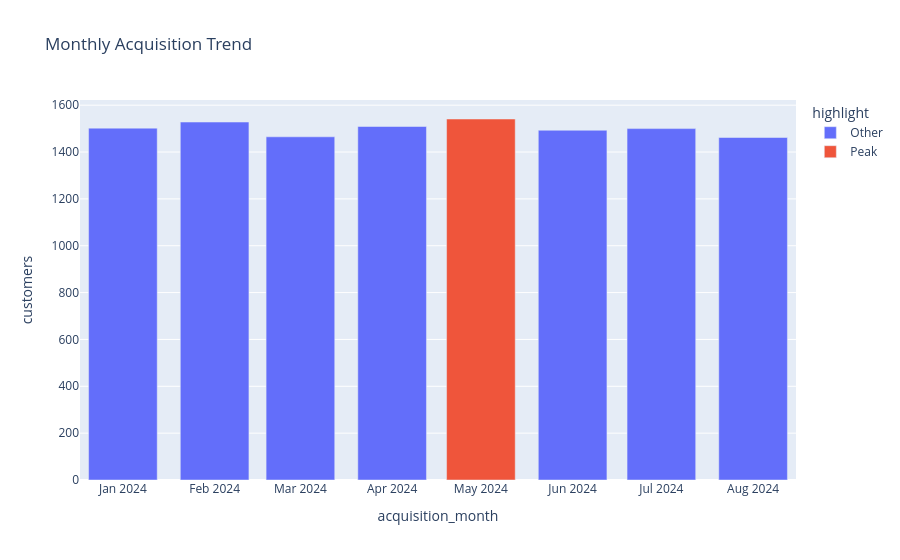

Source (notebook cell):
### Code cell
#highlight column
acquisition_trend["highlight"] = np.where(
    acquisition_trend["acquisition_month"] == top_month,
    "Peak",
    "Other"
)

fig = px.bar(
    acquisition_trend,
    x="acquisition_month",
    y="customers",
    color='highlight',
    title="Monthly Acquisition Trend"
)

fig.show()

### Figure 1 — Plotly figure (JSON) as saved in the notebook; plotly's stock layout.template omitted (floating-point values rounded to 4 significant figures)
{"data": [{"hovertemplate": "highlight=Other<br>acquisition_month=%{x}<br>customers=%{y}<extra></extra>", "legendgroup": "Other", "marker": {"color": "#636efa", "pattern": {"shape": ""}}, "name": "Other", "orientation": "v", "showlegend": true, "textposition": "auto", "type": "bar", "x": ["2024-01", "2024-02", "2024-03", "2024-04", "2024-06", "2024-07", "2024-08"], "xaxis": "x", "y": [1502, 1528, 1465, 1509, 1493, 1500, 1462], "yaxis": "y"}, {"hovertemplate": "highlight=Peak<br>acquisition_month=%{x}<br>customers=%{y}<extra></extra>", "legendgroup": "Peak", "marker": {"color": "#EF553B", "pattern": {"shape": ""}}, "name": "Peak", "orientation": "v", "showlegend": true, "textposition": "auto", "type": "bar", "x": ["2024-05"], "xaxis": "x", "y": [1541], "yaxis": "y"}], "layout": {"barmode": "relative", "legend": {"title": {"text": "highlight"}, "tracegroupgap": 0}, "title": {"text": "Monthly Acquisition Trend"}, "xaxis": {"anchor": "y", "domain": [0, 1], "title": {"text": "acquisition_month"}}, "yaxis": {"anchor": "x", "domain": [0, 1], "title": {"text": "customers"}}}}
